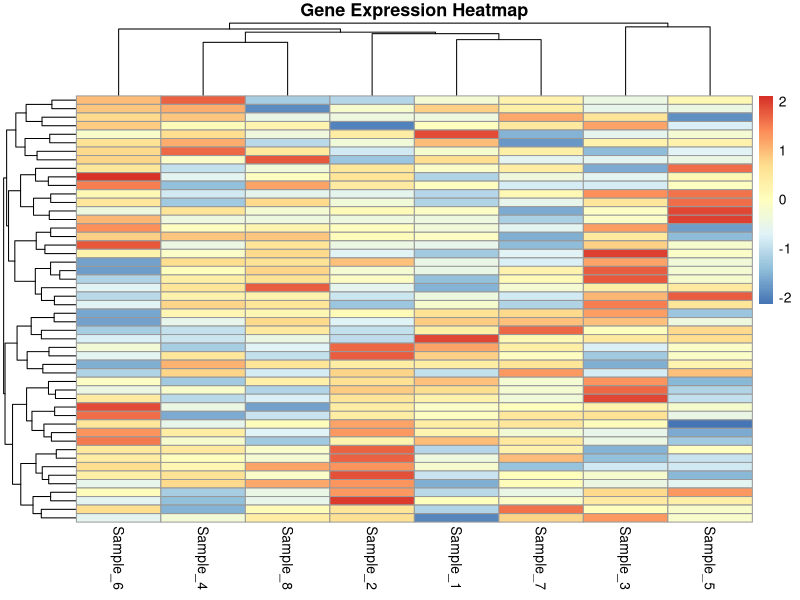

Recreate this plot in R.
# Heatmap Template for Gene Expression Matrix
library(pheatmap)

# Load expression matrix (genes as rows, samples as columns)
expr <- read.csv("expression_matrix.csv", row.names=1)

# Optional: scale data
expr_scaled <- t(scale(t(expr)))

# Plot
pheatmap(expr_scaled, 
         clustering_distance_rows = "euclidean",
         clustering_distance_cols = "euclidean",
         show_rownames = FALSE,
         show_colnames = TRUE,
         main = "Gene Expression Heatmap")
